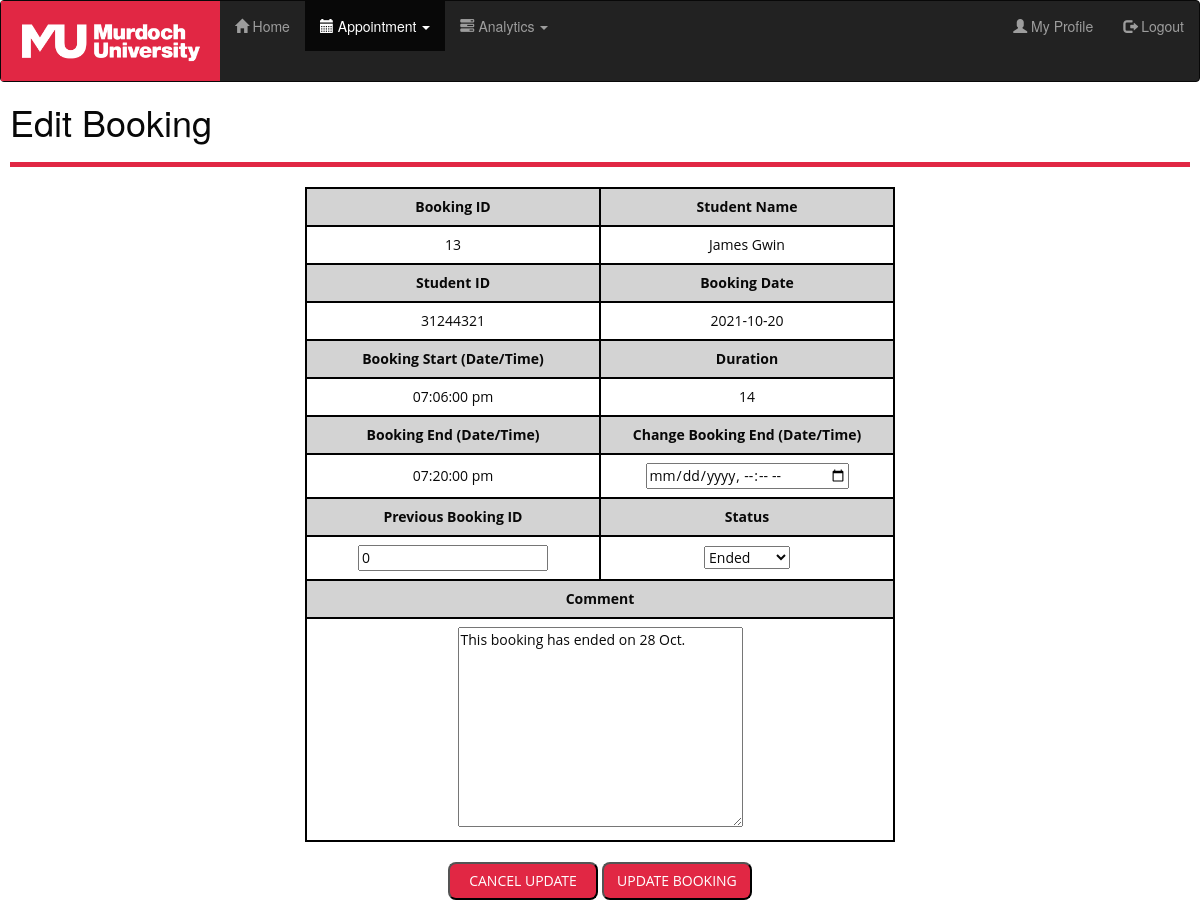
Page /editbooking?bookingid=5601eb91dc551c2425c90991b0f1a8ee (signed in) on the committed database.
### tables this page shows
CREATE TABLE `booking` (
  `BookingID` int(40) NOT NULL,
  `ConvenerID` varchar(8) NOT NULL,
  `OrganizerID` varchar(8) DEFAULT NULL,
  `StudentID` int(40) DEFAULT NULL,
  `Booking_date` date NOT NULL,
  `Booking_start` datetime NOT NULL,
  `Booking_end` datetime DEFAULT NULL,
  `Status` varchar(20) NOT NULL DEFAULT 'Not confirmed',
  `Duration` int(255) DEFAULT NULL,
  `Initial` tinyint(1) NOT NULL DEFAULT 1,
  `PreviousMeetingID` int(40) DEFAULT NULL,
  `Comment` varchar(255) DEFAULT NULL,
  `Auth_key` varchar(32) NOT NULL
);

### editbooking.php (the view, shortened to what this page needs)
<?php
include("include/email.php");
$bookingId = $_GET['bookingid'];
$query1 = "Select Booking_date, Booking_start, Booking_end, case WHEN booking.StudentID is NULL THEN NULL ELSE student.First_name end as First_name, case WHEN booking.StudentID is NULL THEN NULL ELSE student.Last_name end as Last_name, BookingID, Comment, PreviousMeetingID , booking.StudentID, Duration, Status from booking LEFT JOIN student ON booking.StudentID = student.StudentID where booking.Auth_key = '$bookingId' LIMIT 1";
$result1 = mysqli_query($con, $query1);
$bookingdata = mysqli_fetch_assoc($result1);
?>
<!DOCTYPE html>
<html lang="en">
<head>
    <link rel="stylesheet" href="https://maxcdn.bootstrapcdn.com/bootstrap/3.4.1/css/bootstrap.min.css" />
    <link rel="stylesheet" href="css/mystyle.css">
</head>
<body>
    <nav class="navbar navbar-inverse">
        <div class="navbar-header">
            <a href="home"><img src="Image/MU Logo.png" height="80"></a>
        </div>
        <div class="navpaddingright collapse navbar-collapse" id="mynavbar">
            <ul class="nav navbar-nav">
                <li><a href="home"><span class="glyphicon glyphicon-home"></span> Home</a></li>
                <li id="appointment" class="dropdown active"><a href="#"><span class="glyphicon glyphicon-calendar"></span> Appointment <span class="caret"></span></a>
                </li>
                <li id="analytics" class="dropdown"><a href="#"><span class="glyphicon glyphicon-tasks"></span> Analytics <span class="caret"></span></a>
                </li>
            </ul>
            <ul class="nav navbar-nav navbar-right">
                <li><a href="profile"><span class="glyphicon glyphicon-user"></span> My Profile</a></li>
                <li><a href="logout"><span class="glyphicon glyphicon-log-out"></span> Logout</a></li>
            </ul>
        </div>
    </nav>
    <div class="content">
        <h1>Edit Booking</h1>
        <hr class="redbar">
        <form method="post">
            <table class="userprofile">
                <tr>
                    <th>Booking ID</th>
                    <th>Student Name</th>
                </tr>
                <?php
                echo "<tr>";
                echo "<td>" . $bookingdata['BookingID'] . "</td>";
                echo "<td>" . $bookingdata['First_name'] . " " . $bookingdata['Last_name'] . "</td>";
                echo "</tr>";
                ?>
                <tr>
                    <th>Student ID</th>
                    <th>Booking Date</th>
                </tr>
                <?php
                echo "<tr>";
                echo "<td>" . $bookingdata['StudentID'] . "</td>";
                echo "<td>" . $bookingdata['Booking_date'] . "</td>";
                echo "</tr>";
                ?>
                <tr>
                    <th>Booking Start (Date/Time)</th>
                    <th>Duration</th>
                </tr>
                <?php
                $starttime = date("h:i:s a", strtotime($bookingdata['Booking_start']));
                echo "<tr>";
                echo "<td>" . $starttime . "</td>";
                echo "<td>" . $bookingdata['Duration'] . "</td>";
                echo "</tr>";
                ?>
                <tr>
                    <th>Booking End (Date/Time)</th>
                    <th>Change Booking End (Date/Time)</th>
                </tr>
                <?php
                $endtime = date("h:i:s a", strtotime($bookingdata['Booking_end']));
                echo "<tr>";
                echo "<td>" . $endtime . "</td>"; ?>
                <td><input type="datetime-local" name="newbookingend" id="text" value=""></td>
                <?php
                echo "</tr>";
                ?>
                <tr>
                    <th>Previous Booking ID</th>
                    <th>Status</th>
                </tr>
                <?php
                echo "<tr>";
                ?>
                <td><input type="text" name="previousid" id="text" value="<?php echo $bookingdata['PreviousMeetingID'] ?>"></td>
                <td><?php
                    $defaultState = array($bookingdata['Status']);
                    ?>
                    <select name="status" id="text" selected="selected">
                        <?php
                        echo "<option value=$defaultState[0] selected=\"selected\">$defaultState[0]</option>";
                        ?>
                    </select>
                </td>
                <?php
                echo "</tr>";
                ?>
                <tr>
                    <th colspan="2">Comment</th>
                </tr>
                <?php
                echo "<tr>";
                ?>
                <td colspan="2"><textarea class="commentbox" name="comment" id="comment" cols="10" rows="2"><?php echo $bookingdata['Comment'] ?></textarea></td>
                <?php
                echo "</tr>";
                ?>
            </table>
            <br>
            <div class="containerprofile">
                <input class="linktobutton" type="button" value="Cancel Update" onclick="location.href = 'viewbooking?bookingid=<?php echo $bookingId; ?>'">
                <input class="linktobutton" id="button" type="submit" value="Update Booking">
            </div>
        </form>
    </div>
</body>
</html>

### css/mystyle.css (style rules this page uses)
.content { padding-left: 10px; padding-right: 10px; color: #080808; }
table.upcomingbooking table, td, th { font-family: "Open Sans", sans-serif; border: 2px solid black; border-collapse: collapse; padding: 15px; width: 10%; }
hr.redbar { border-top: 5px solid #e12744; }
table.userprofile { table-layout: fixed; margin-left: auto; margin-right: auto; text-align: center; font-family: "Open Sans", sans-serif; font-size: 14px; border-collapse: collapse; width: 50%; }
table.userprofile td, th { text-align: center; padding: 8px; }
table.userprofile th { background: lightgrey; }
.linktobutton { padding: 7px; width: 150px; color: white; background-color: #e12744; text-transform: uppercase; font-size: 14px; font-family: "Open Sans", sans-serif; border-radius: 8px; }
.containerprofile { text-align: center; }
.navpaddingright { padding-right: 15px; }
#mynavbar #appointment { transition: all 0.3s ease-in-out; }
#mynavbar #analytics { transition: all 0.3s ease-in-out; }
.commentbox { height: 200px; width: 50%; }

### rows in the picture
booking: BookingID "13", StudentID "31244321", Booking_date "2021-10-20", Booking_start "07:06:00 pm", Duration "14", Booking_end "07:20:00 pm", previousid "0", status "Ended", comment "This booking has ended on 28 Oct."

### other values in the picture
$bookingdata['First_name'] "James"
$bookingdata['Last_name'] "Gwin"
